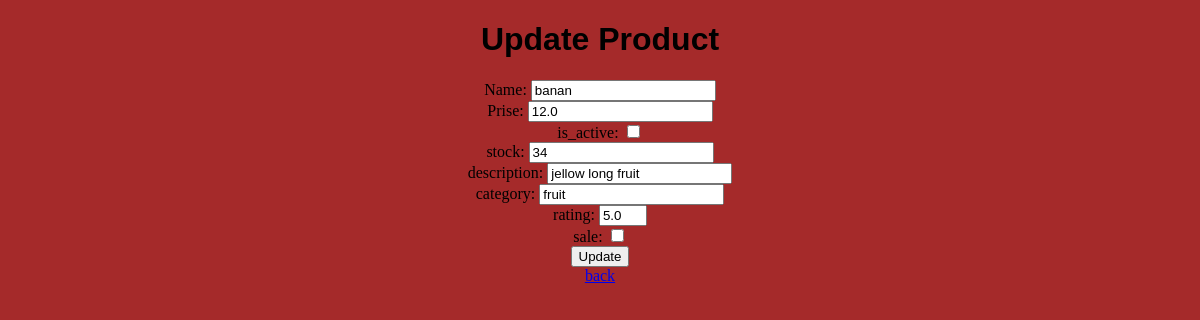
Screenshot of /update/1 with the database file from the repository.
### _online_shop/app/models.py (models this page shows)
class Product(db.Model):
    __tablename__="products"
    id=db.Column(db.Integer, primary_key=True, autoincrement=True)
    name=db.Column(db.String(100), nullable=False)
    description=db.Column(db.String(100), nullable=False)
    prise=db.Column(db.Float, nullable=False)
    created_at = db.Column(db.DateTime, default=db.func.now())
    updated_at = db.Column(db.DateTime, default=db.func.now(), onupdate=db.func.now())
    stock =db.Column(db.Integer, nullable=True, default=0)
    is_active=db.Column(db.Boolean, nullable=True, default=True)
    category   =db.Column(db.String(50), nullable=True)
    rating =db.Column(db.Float, nullable=True, default=0)
    sale=db.Column(db.Boolean, nullable=True, default=0)

### _online_shop/app/routes.py (the view, shortened to what this page needs)
@bp.route('/update/<int:product_id>', methods=['GET','POST'])
def update_product(product_id):
    product = Product.query.get_or_404(product_id)
    return render_template('product_form.html',action='Update', product=product   )

### _online_shop/templates/product_form.html (shortened to what this page needs)
<!DOCTYPE html>
<html>
<head>
    <link rel="stylesheet" href="/static/style.css">
</head>
<body>
    <div class="form">
   <h1>{{action}} Product</h1>
   <form method="post">
    <label>Name:
    <input type="text" name="name" value="{{product.name if product else''}}"required>
    </label><br>
    <label>Prise:
    <input type="number" name="prise" value="{{product.prise if product else'0'}}"required>
    </label><br>
    <label>is_active:
    <input type="checkbox" name="is_active" value="{{product.is_active if product else 'False'}}">
    </label><br>
    <label>stock:
    <input type="number" name="stock" value="{{product.stock if product else'0'}}">
    </label><br>
    <label>description:
    <input type="text" name="description" value="{{product.description if product else''}}">
    </label></br>
    <label>category:
    <input type="text" name="category" value="{{product.category if product else''}}">
    </label><br>
    <label>rating:
    <input type="number" name="rating" value="{{product.rating if product else'0'}}" min="0" max="5">
    </label><br>
    <label>sale:
    <input type="checkbox" name="sale" value="{{product.sale if product else'False'}}">
    </label><br>
    <button type="submit">{{action}}</button>
   </form>
   <a href="{{ url_for('routes.products') }}">back</a>
   </div>
</body>
</html>

### _online_shop/static/style.css (style rules this page uses)
body { background-color: brown; }
h1 { font-family: 'Gill Sans', 'Gill Sans MT', Calibri, 'Trebuchet MS', sans-serif; }
.form { text-align: center; }

### rows the page displays
Product: name "banan", prise "12.0", stock "34", description "jellow long fruit", category "fruit", rating "5.0"

### other values shown
{{ action }} "Update"
